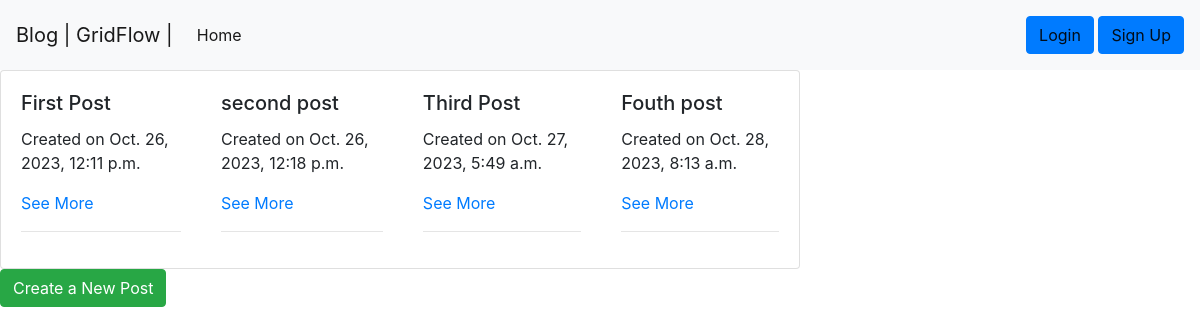
The page / on the database its author committed.
### blog/models.py (models this page shows, shortened)
class BlogPost(models.Model):
    title = models.CharField(max_length=200)
    content = models.TextField()
    created_at = models.DateTimeField(auto_now_add=True)

### blog/views.py (the view)
# urls.py: path('', views.post_list, name='post_list'),
def post_list(request):
    posts = BlogPost.objects.all()
    return render(request, 'blog/post_list.html', {'posts': posts})

### blog/templates/blog/post_list.html (shortened to what this page needs)
<!DOCTYPE html>
<html>
<head>
<link rel="stylesheet" href="https://stackpath.bootstrapcdn.com/bootstrap/4.3.1/css/bootstrap.min.css">
</head>
<body>
    <header>
        <nav class="navbar navbar-expand-lg navbar-light bg-light">
            <a class="navbar-brand" href="#">Blog | GridFlow |</a>
            <div class="collapse navbar-collapse" id="navbarNav">
              <ul class="navbar-nav">
                <li class="nav-item active">
                  <a class="nav-link" href="{% url 'post_list' %}">Home <span class="sr-only">(current)</span></a>
                </li>
              </ul>
            </div>
            {% if user.is_authenticated %}
            <span class="navbar-text">
                Welcome, {{ user.username }}!
                <a class="btn btn-primary" href="{% url 'logout' %}">Logout</a>
            </span>
            {% else %}
            <span class="navbar-text">
                <a class="btn btn-primary" href="{% url 'login' %}">Login</a>
                <a class="btn btn-primary" href="{% url 'signup' %}">Sign Up</a>
            </span>
            {% endif %}
          </nav>
    </header>
<div class="d-flex">
    <div class="card d-flex flex-row justify-content-center" style="width: 50rem;">
        {% for post in posts %}
        <div class="card-body mx-auto justify-content-center">
            <h5 class="card-title">{{ post.title }}</h5>
            <p class="card-text">Created on {{ post.created_at }}</p>
            <a href="{% url 'post_detail' pk=post.pk %}">See More</a>
            <hr>
        </div>
        {% empty %}
            <li>No blog posts available.</li>
        {% endfor %}
    </div>
</div>
    <a class="btn btn-success" href="{% url 'post_new' %}">Create a New Post</a>
</body>
</html>

### rows shown on the page
BlogPost: title "First Post", created_at "Oct. 26, 2023, 12:11 p.m."
BlogPost: title "second post", created_at "Oct. 26, 2023, 12:18 p.m."
BlogPost: title "Third Post", created_at "Oct. 27, 2023, 5:49 a.m."
BlogPost: title "Fouth post", created_at "Oct. 28, 2023, 8:13 a.m."
